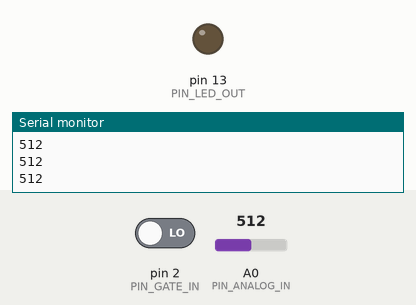
Bench run of a sketch on a simulated Arduino Pro Mini, built with avr-gcc and run on an emulated ATmega328P. Shown: output pins drawn as LEDs (lit = HIGH), the last lines printed to the serial monitor. The inputs (shaded band) are chosen by the test bench; at power-on: pin 2 (PIN_GATE_IN) LOW, A0 (PIN_ANALOG_IN) = 512.

Above: at 1.3 s.
1.4 s: pin 2 (PIN_GATE_IN) driven HIGH
At 2.6 s:
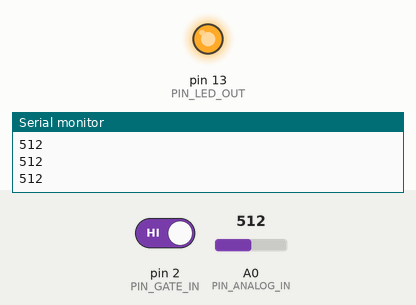
2.9 s: pin 2 (PIN_GATE_IN) driven LOW
At 3.8 s:
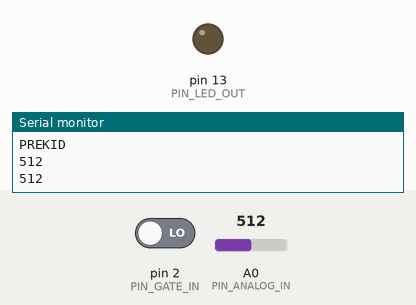
Timing chart, 0 to 5.9 s (numbered marks = the images above; inputs shaded):
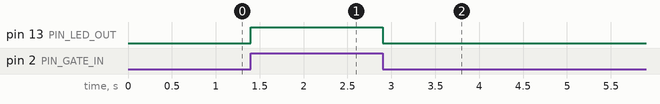

The sketch:

probaMikrofon2.ino
```cpp
// (licence header left out)
 // Define hardware connections
#define PIN_GATE_IN 2
#define IRQ_GATE_IN  0
#define PIN_LED_OUT 13
#define PIN_ANALOG_IN A0

// soundISR()
// This function is installed as an interrupt service routine for the pin
// change interrupt.  When digital input 2 changes state, this routine
// is called.
// It queries the state of that pin, and sets the onboard LED to reflect that
// pin's state.
void soundISR()
{
  int pin_val;

  pin_val = digitalRead(PIN_GATE_IN);
  digitalWrite(PIN_LED_OUT, pin_val);
  Serial.println("PREKID");
}

void setup()
{
  Serial.begin(9600);

  //  Configure LED pin as output
  pinMode(PIN_LED_OUT, OUTPUT);

  // configure input to interrupt
  pinMode(PIN_GATE_IN, INPUT);
  attachInterrupt(IRQ_GATE_IN, soundISR, CHANGE);

  // Display status
  Serial.println("Initialized");
}

void loop()
{
  int value;

  // Check the envelope input
  value = analogRead(PIN_ANALOG_IN);
  Serial.println(value);


  // pause for 1/2 second
  delay(500);
}
```

Measured:
- after the input at 1.4 s, pin 13 (PIN_LED_OUT): LOW → HIGH at once
- after the input at 2.9 s, pin 13 (PIN_LED_OUT): HIGH → LOW at once
